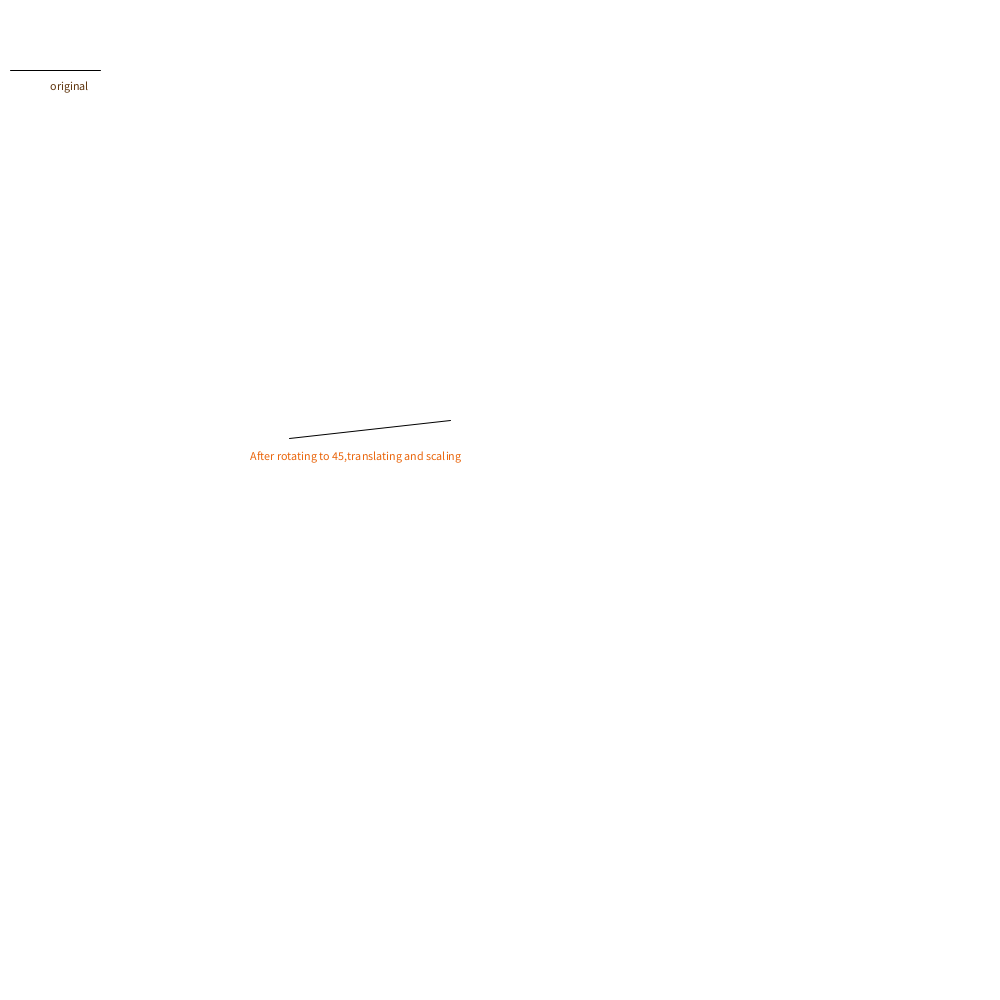
Frame 1 (no input)
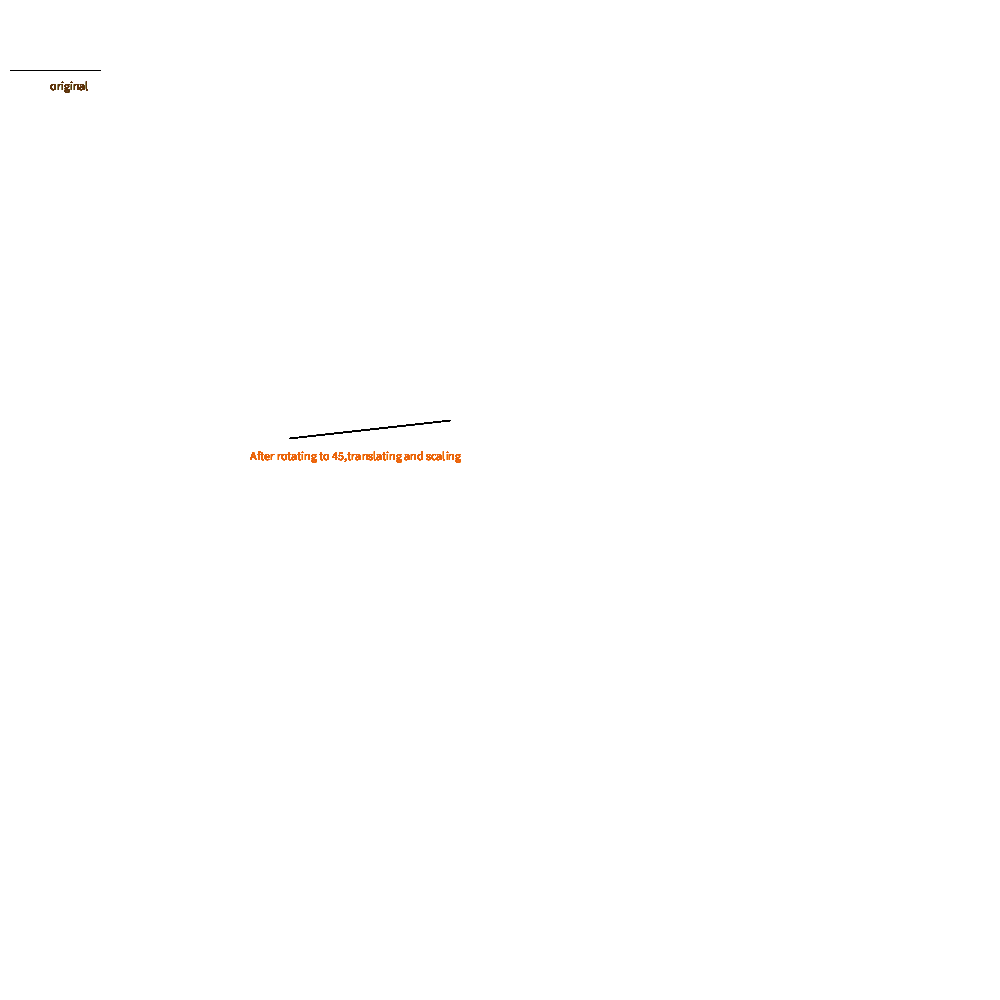
Frame 60 (the mouse pressed at the canvas centre just before this capture)
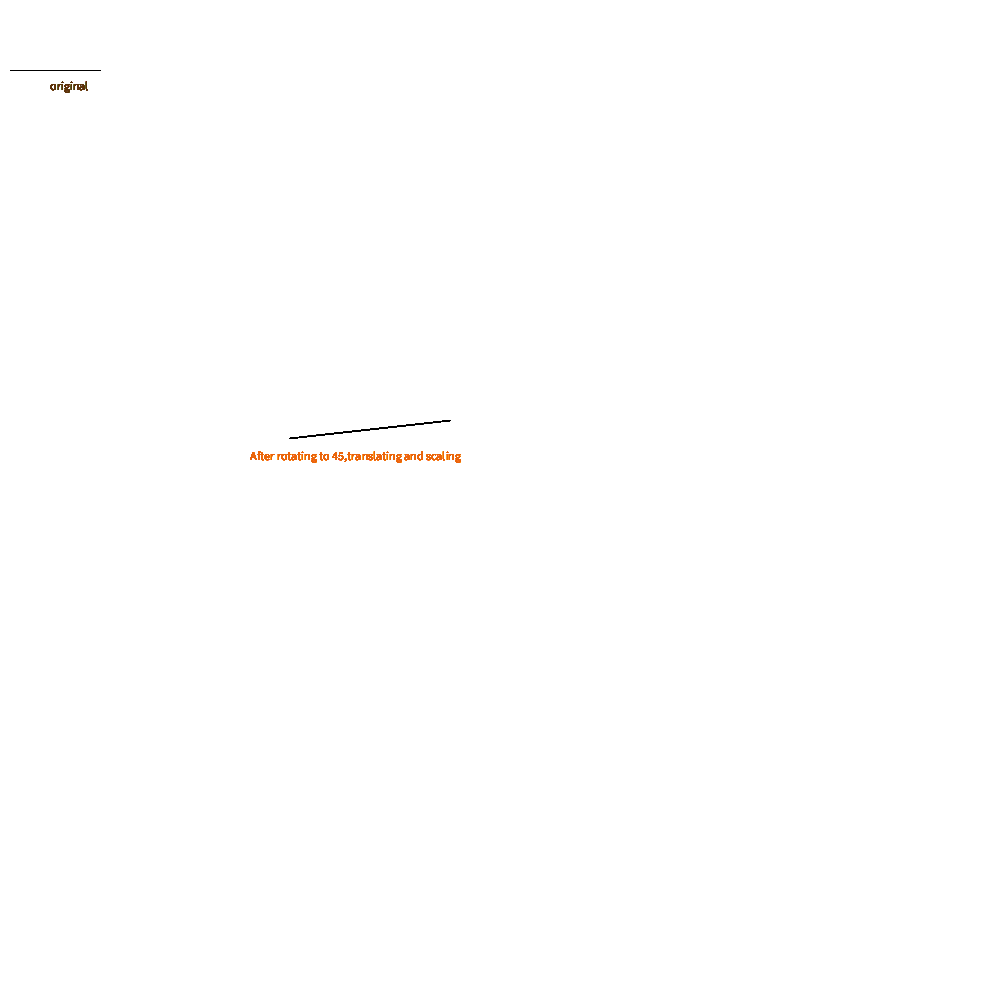
Frame 120 (the mouse held since frame 60 and released just before this capture)

The Processing sketch that drew these frames (run headless with seeded random() and noise(); from frame 60 on, the mouse is pressed at the canvas centre):

// Processing sketch: lab6f
// ── lab6f.pde
void setup()
{
size(1000,1000);
background(255);

}
void draw()
{
  float sx=3,sy=3;
 float tx=50,ty=70;
 float angle=45;
rotation_trans_scaling(tx,ty,sx,sy,angle);
 }

void rotation_trans_scaling(float tx,float ty,float sx,float sy,float angle)
{  
 float x1=10,x2=100,y1=70,y2=70;
 fill(93,50,10);
text("original",50,90);
line(x1,y1,x2,y2);
float ang=(angle*3.14)/180;
float x4=(((x2-x1)*cos(angle))-((y2-y1)+sin(angle)));
float y4=(((x2-x1)*sin(angle))-((y2-y1)+cos(angle)));

float x3=(x2+tx);
float x5=(x4+tx);
float y3=(y2+ty);
float y5=(y4+ty);

x3=x3*sx;
x5=x5*sx;
y3=y3*sy;
y5=y5*sy;
fill(233,100,10);
text("After rotating to 45,translating and scaling",250,460);
line(x3,y3,x5,y5);
}
